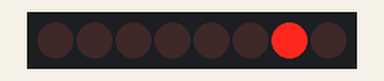
This sketch was run on a simulated ESP32. Parts: 8 shift-register outputs drawn as a row of LEDs (first output left, lit = HIGH). Wiring (inferred from the names in the program): shift register (74HC595): data GPIO 23; shift clock GPIO 4; latch GPIO 15. Wiring (inferred from the signals the program sends): row of LEDs: on Q0, Q1, Q2, Q3, Q4, Q5, Q6, Q7. What the sketch prints to the serial monitor is not drawn.

Above: at 0.1 s.
At 5.2 s:
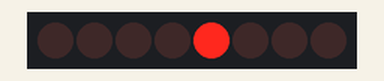
At 10.16 s:
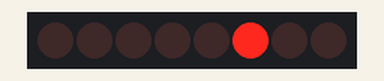
At 19.98 s:
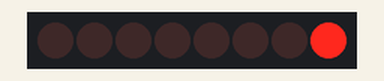
At 29.7 s:
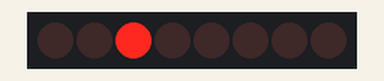
At 39.51 s:
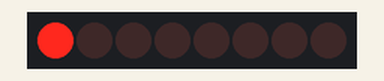
Timing chart, 0 to 40.0 s (numbered marks = the images above):
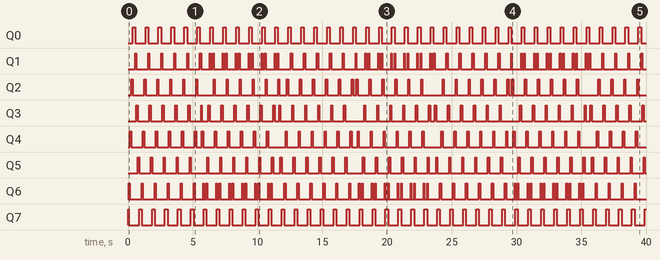

Measured:
- by itself, Q0: alternates HIGH for 0.20 s and LOW for 0.80 s
- by itself, Q1, Q4–6: moves between LOW and HIGH, repeating every 12.0 s
- by itself, Q2: LOW → HIGH at 0.25 s, → LOW 0.10 s later, → HIGH 0.90 s later, → LOW 0.10 s later, … (80 changes in this stretch)
- by itself, Q3: LOW → HIGH at 0.65 s, → LOW 0.10 s later, → HIGH 0.90 s later, → LOW 0.10 s later, … (82 changes in this stretch)
- by itself, Q7: repeats every 1.0 s: LOW 0.80 s, HIGH 0.20 s

The sketch:

015-01_shift_register_LED_bar.ino
```cpp
/**********************************************************************
* Filename    : 015-01_shift_register_LED_bar
* Description : Use shift register 74HC595 to drive the
* LEDbar to display the flowing light on 8 LEDs instead
* of 10.
* Auther      : Alternatives Solutions
* Modification: 2026/02/21
**********************************************************************/

#define LATCH_PIN       15//12    //pin connected to ST_CP of 74HC595(pin12)
#define CLOCK_PIN       4//13    //pin connected to SH_CP of 74HC595(pin13)
#define DATA_PIN        23//14    //pin connected to DS of 74HC595(pin14)
#define DELAY_TIME      50

// the setup function runs once when you press reset or power the board
void setup() {
  pinMode(LATCH_PIN, OUTPUT);
  pinMode(CLOCK_PIN, OUTPUT);
  pinMode(DATA_PIN, OUTPUT);
  Serial.begin(115200);
  Serial.println("\nESP32 Wrover initialization completed!");
//  Serial.println("Ready to handle data...\n");
}


// the loop function runs over and over again forever
void loop() {
  //Define one byte variable to use to represent the sate or the
  // value of the LED bar or le state of each of 8 of the selected
  // 8 LEDs of the LEDbar.
  //The variable is set to 0x01to show that at the begining only
  // one LED is on.
  byte d = 0x01;  //d = data = (b) 0000 0001
  fromLeft2Right (true, d);
  delay(2 * DELAY_TIME);

  //from right to left
  d = 0x80;
  fromLeft2Right (false, d);
  delay(2 * DELAY_TIME);
}

void fromLeft2Right (bool isL2R, byte val) {
  for (int i = 0; i < 8; i++) {
    writeTo74HC595(LSBFIRST, val);
    if (isL2R) {  //from left to rigth indeed
      val <<= 1;
    } else {  //from rigth to left instead
      val >>= 1;
    }
    delay(DELAY_TIME);
  }
}

void writeTo74HC595(int order, byte dataElt) {
  //Output LOW level to latch pin
  digitalWrite(LATCH_PIN, LOW);

//  Serial.print("Sending Binary: ");
//  Serial.print(dataElt);
//  Serial.print("\n");

  //send serial data to 74HC595
  shiftOut(DATA_PIN, CLOCK_PIN, order, ~dataElt);
  //Output high level to latch pin and the component
  // 74HC595 will update the data to the parallel output port
  digitalWrite(LATCH_PIN, HIGH);
}
```
